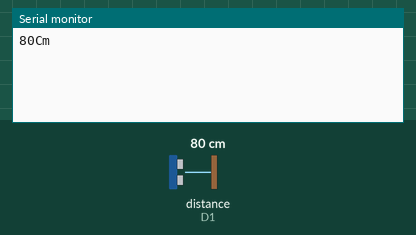
This sketch was run on a simulated ESP8266 (NodeMCU). On the bench: the last lines printed to the serial monitor. Wiring (inferred from the names in the program): ultrasonic range finder: trigger D2; echo D1. The inputs (shaded band) are chosen by the test bench; at power-on: distance to the obstacle (sensor on D1) 80 cm. The echo pulse lasts 58.3 µs per cm; WiFi joins after 1.5 s; servers stay silent unless stated.

Above: at 3.0 s.
3.1 s: distance to the obstacle (sensor on D1) set to 2 cm
At 6.3 s:
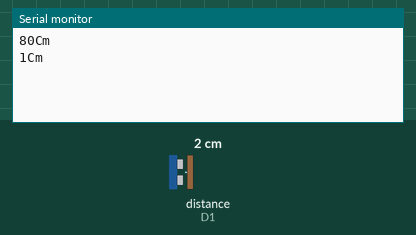
7.4 s: distance to the obstacle (sensor on D1) set to 4 cm
At 10.2 s:
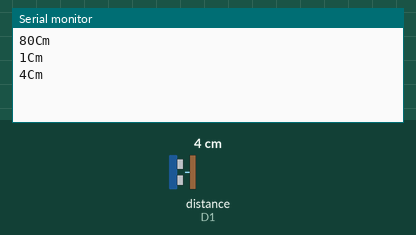
Timing chart, 0 to 11.7 s (numbered marks = the images above; inputs shaded):
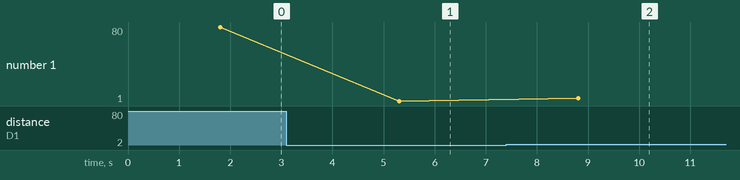

The sketch:

sensor_jarak.ino
```cpp
#include <HCSR04.h>

#define BLYNK_PRINT Serial
#include <ESP8266WiFi.h>
#include <BlynkSimpleEsp8266.h>

#define TRIGGERPIN D2
#define ECHOPIN    D1

char auth[] = "Your Auth Token";
char ssid[] = "Your Wifi";
char pass[] = "Your Password";

WidgetLCD lcd(V1);

void setup()
{
  Serial.begin(9600);
  pinMode(TRIGGERPIN, OUTPUT);
  pinMode(ECHOPIN, INPUT);
  Blynk.begin(auth, ssid, pass);

  lcd.clear();
  lcd.print(0, 0, "Distance in cm");
}

void loop()
{
  lcd.clear();
  lcd.print(0, 0, "Distance in cm");
  long duration, distance;
  digitalWrite(TRIGGERPIN, LOW);
  delayMicroseconds(3);

  digitalWrite(TRIGGERPIN, HIGH);
  delayMicroseconds(12);

  digitalWrite(TRIGGERPIN, LOW);
  duration = pulseIn(ECHOPIN, HIGH);
  distance = (duration/2) / 29.1;
  Serial.print(distance);
  Serial.println("Cm");
  lcd.print(7, 1, distance);
  Blynk.run();

  delay(3500);

}
```

Measured:
- after the input at 3.1 s, the serial monitor: prints a new line after 2.2 s (image 1)
- after the input at 7.4 s, the serial monitor: prints a new line after 1.4 s (image 2)
- plotted number 1: 80 → 1 after the input at 3.1 s, 1 → 4 after the input at 7.4 s
